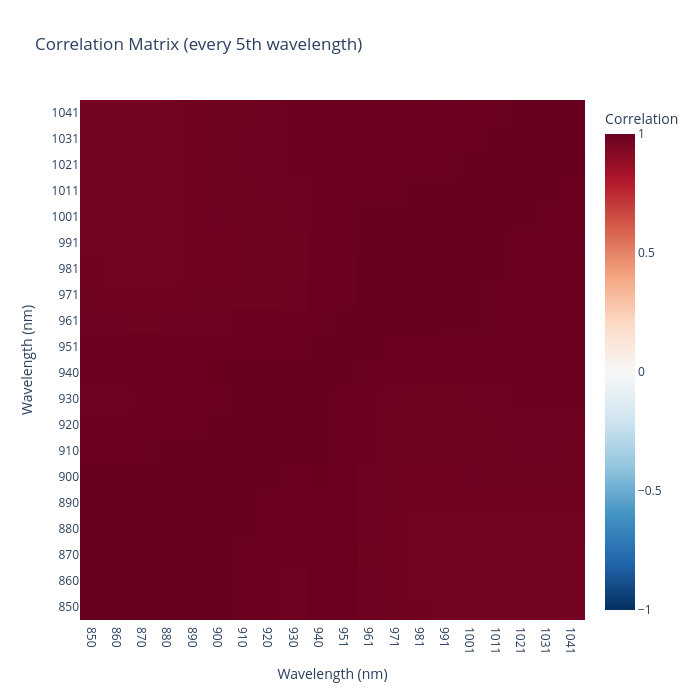

Here is the notebook cell this chart was saved with:
### Markdown cell above
### 1.4 Multicollinearity Assessment

### Code cell
from numpy.linalg import cond

condition_number = cond(X)
corr_matrix_X = np.corrcoef(X.T)
avg_corr = (np.sum(corr_matrix_X) - len(corr_matrix_X)) / (len(corr_matrix_X)**2 - len(corr_matrix_X))

print("="*70)
print("MULTICOLLINEARITY ANALYSIS")
print("="*70)
print(f"\n⚠️  Condition number: {condition_number:.2e}")
print(f"    Average correlation: {avg_corr:.3f}")

if condition_number > 30:
    print(f"\n🚨 SEVERE multicollinearity!")
    print(f"   OLS will be highly unstable!")

# Correlation heatmap (sample every 5th)
sample_every = 5
X_sample = X[:, ::sample_every]
corr_sample = np.corrcoef(X_sample.T)

fig = go.Figure(data=go.Heatmap(
    z=corr_sample,
    x=[f'{int(wavelengths[i])}' for i in range(0, len(wavelengths), sample_every)],
    y=[f'{int(wavelengths[i])}' for i in range(0, len(wavelengths), sample_every)],
    colorscale='RdBu_r',
    zmid=0,
    colorbar=dict(title="Correlation")
))

fig.update_layout(
    title="Correlation Matrix (every 5th wavelength)",
    xaxis_title="Wavelength (nm)",
    yaxis_title="Wavelength (nm)",
    width=700, height=700
)
fig.show()

### Figure 1 — Plotly figure (JSON) as saved in the notebook; plotly's stock layout.template omitted (floating-point values rounded to 4 significant figures; data arrays with more than 128 entries replaced by an {"elided": "..."} marker saying what was removed)
{"data": [{"colorbar": {"title": {"text": "Correlation"}}, "colorscale": [[0, "rgb(5,48,97)"], [0.1, "rgb(33,102,172)"], [0.2, "rgb(67,147,195)"], [0.3, "rgb(146,197,222)"], [0.4, "rgb(209,229,240)"], [0.5, "rgb(247,247,247)"], [0.6, "rgb(253,219,199)"], [0.7, "rgb(244,165,130)"], [0.8, "rgb(214,96,77)"], [0.9, "rgb(178,24,43)"], [1, "rgb(103,0,31)"]], "type": "heatmap", "x": ["850", "860", "870", "880", "890", "900", "910", "920", "930", "940", "951", "961", "971", "981", "991", "1001", "1011", "1021", "1031", "1041"], "y": ["850", "860", "870", "880", "890", "900", "910", "920", "930", "940", "951", "961", "971", "981", "991", "1001", "1011", "1021", "1031", "1041"], "z": {"elided": "20x20 float values"}, "zmid": 0}], "layout": {"height": 700, "title": {"text": "Correlation Matrix (every 5th wavelength)"}, "width": 700, "xaxis": {"title": {"text": "Wavelength (nm)"}}, "yaxis": {"title": {"text": "Wavelength (nm)"}}}}
